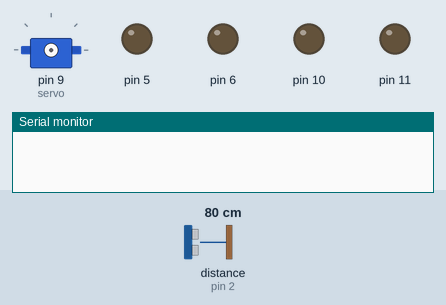
This sketch was run on a simulated Arduino Uno, built with avr-gcc and run on an emulated ATmega328P. Parts: servo, output pins drawn as LEDs (lit = HIGH), the last lines printed to the serial monitor. Wiring (inferred from the names in the program): ultrasonic range finder: trigger pin 3; echo pin 2. Dashed ring = blinking. The test bench sets the inputs (shaded band); at power-on: distance to the obstacle (sensor on pin 2) 80 cm. The echo pulse lasts 58.3 µs per cm; pins used as bus, display or sensor lines are not drawn.

Above: at 0.1 s.
2.3 s: distance to the obstacle (sensor on pin 2) set to 18 cm
At 3.0 s:
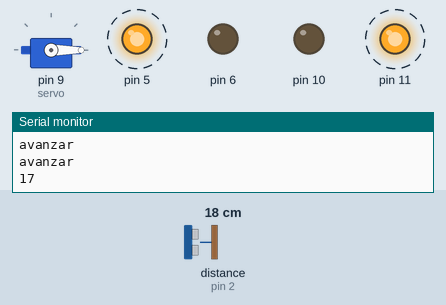
5.3 s: distance to the obstacle (sensor on pin 2) set to 14 cm
At 6.4 s:
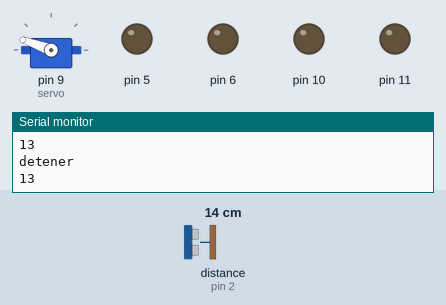
8.3 s: distance to the obstacle (sensor on pin 2) set to 60 cm
11.3 s: distance to the obstacle (sensor on pin 2) set to 2 cm
At 11.8 s:
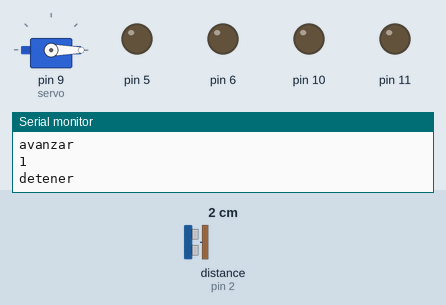
14.3 s: distance to the obstacle (sensor on pin 2) set to 35 cm
Timing chart, 0 to 18.3 s (numbered marks = the images above; inputs shaded):
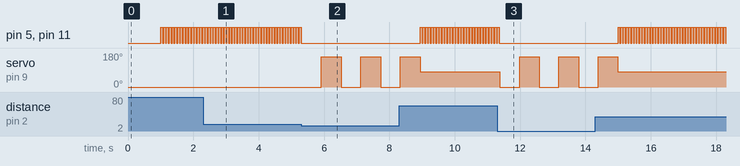

The sketch:

robot.ino
```cpp
#include <Servo.h>
#include "MoverCarro.h"
Servo servo;
MoverCarro carro(5,6,11,10);
int echoPin = 2;
int trigPin = 3;
long duracion;
int distancia;

int servoPos = 80;
int servoLeerIzquierda = 0;
int servoLeerDerecha = 0;

void setup() {
  delay(1000);
  servo.attach(9);

  pinMode(trigPin, OUTPUT);
  pinMode(echoPin, INPUT);
  servo.write(0);
  Serial.begin(9600);
}

void loop() {

  distancia = medirDistancia();
  Serial.println(distancia);

  if (distancia < 15) {
    carro.detenerCarro();
     Serial.println("detener");

    servo.write(0);
    delay(600);
    servoLeerDerecha = medirDistancia();
    Serial.println(servoLeerDerecha);

    servo.write(160);
    delay(600);
    servoLeerIzquierda = medirDistancia();
    Serial.println(servoLeerIzquierda);
    servo.write(80);


     if(servoLeerDerecha > servoLeerIzquierda){
     Serial.println("girarDerecha");
     carro.girarDerecha();
     carro.girarDerecha();
     carro.girarDerecha();
     carro.girarDerecha();

      delay(700);
     }

     if(servoLeerIzquierda > servoLeerDerecha){
     Serial.println("girarIzquierda");
     carro.girarIzquierda();
     carro.girarIzquierda();
     carro.girarIzquierda();
     carro.girarIzquierda();
      delay(700);
     }

  }
  else {
    carro.avanzarCarro();
     Serial.println("avanzar");

     Serial.println("avanzar");

  }
}


int medirDistancia() {

  digitalWrite(trigPin, LOW);
  delayMicroseconds(2);
  digitalWrite(trigPin, HIGH);
  delayMicroseconds(10);
  digitalWrite(trigPin, LOW);

  duracion = pulseIn(echoPin, HIGH);
  distancia = duracion * 0.034 / 2;

  return distancia;
}
```

MoverCarro.cpp
```cpp
#include "Arduino.h"
#include "MoverCarro.h"
MoverCarro::MoverCarro(int x,int y, int z, int w){
    motor1A = x;
    motor1B = y;
    motor2C = z;
    motor2D = w;
    pinMode(motor1A, OUTPUT);
    pinMode(motor1B, OUTPUT);
    pinMode(motor2C, OUTPUT);
    pinMode(motor2D, OUTPUT);
}

void MoverCarro::detenerCarro() {
  digitalWrite(motor1A, LOW);
  digitalWrite(motor1B, LOW);
  digitalWrite(motor2C, LOW);
  digitalWrite(motor2D, LOW);

}

void MoverCarro::avanzarCarro() {
  digitalWrite(motor1A, HIGH);
  digitalWrite(motor1B, LOW);
  digitalWrite(motor2C, HIGH);
  digitalWrite(motor2D, LOW);
  delay(60);
  detenerCarro();
  delay(20);
}

void MoverCarro::girarDerecha() {
  digitalWrite(motor1A, LOW);
  digitalWrite(motor1B, LOW);
  digitalWrite(motor2C, HIGH);
  digitalWrite(motor2D, LOW);
  delay(60);
  detenerCarro();
  delay(20);
}

void MoverCarro::girarIzquierda() {
  digitalWrite(motor1A, HIGH);
  digitalWrite(motor1B, LOW);
  digitalWrite(motor2C, LOW);
  digitalWrite(motor2D, LOW);
  delay(60);
  detenerCarro();
  delay(20);
}
```

MoverCarro.h
```cpp
#ifndef MoverCarro_h
#define MoverCarro_h
#include "Arduino.h"

// La librería se crea como una clase denominada ObjetoLibreria
class MoverCarro {
  // Atributos
  private:
  int motor1A;
  int motor1B;
  int motor2C;
  int motor2D;

  // Métodos
  public:
    MoverCarro(int motor1A,int motor1B, int motor2C, int motor2D);
    void detenerCarro();
    void avanzarCarro();
    void girarDerecha();
    void girarIzquierda();


};

#endif
```

Measured:
- the behaviour switches between 16 and 15 cm on distance to the obstacle (sensor on pin 2) (found by bisection; images 1 and 2)
- after the input at 5.3 s, pin 5, pin 11: stops changing and stays LOW; servo on pin 9 (servo): alternates 160° for 0.60 s and 0° for 0.60 s, starting after 0.62 s
- after the input at 8.3 s, pin 5, pin 11: alternates HIGH for 0.06 s and LOW for 0.02 s, starting after 0.64 s
- after the input at 11.3 s, pin 5, pin 11: goes on until 11.4 s, then stays LOW; servo on pin 9 (servo): alternates 160° for 0.60 s and 0° for 0.60 s, starting after 0.08 s
- after the input at 14.3 s, pin 5, pin 11: alternates HIGH for 0.06 s and LOW for 0.02 s, starting after 0.70 s
- by itself, pin 5, pin 11: alternates HIGH for 0.06 s and LOW for 0.02 s
